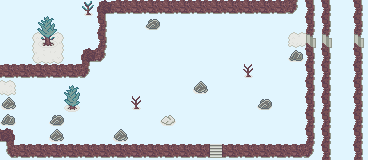

This game map was drawn from its Tiled (.tmx) file and the tilesets committed beside it. A one-line description and the trimmed map source follow:
An orthogonal 23x10 tile map with 16x16 px tiles, 2 tile layers (Tile Layer 1, Tile Layer 2), 6 tilesets and 4 objects (3x Door, Modifier).

<map version="1.9" tiledversion="1.9.0" orientation="orthogonal" renderorder="right-down" width="23" height="10" tilewidth="16" tileheight="16" infinite="0" backgroundcolor="#e1f5fe" nextlayerid="11" nextobjectid="59">
 <properties>
  <property name="map-name" value="Route 8" />
  <property name="music" value="route-3" />
 </properties>
 <tileset firstgid="1" source="../tilesets/outdoor-1.tsx" />
 <tileset firstgid="129" source="../tilesets/monsters.tsx" />
 <tileset firstgid="204" source="../tilesets/npc_common.tsx" />
 <tileset firstgid="256" source="../tilesets/outdoor-2.tsx" />
 <tileset firstgid="416" source="../tilesets/outdoor-3.tsx" />
 <tileset firstgid="544" source="../tilesets/basic.tsx" />
 <layer id="1" name="Tile Layer 1" width="23" height="10">
  <data>[230 cells, 93 non-empty, 22 distinct tile ids]</data>
 </layer>
 <objectgroup id="9" name="npc" />
 <layer id="6" name="Tile Layer 2" width="23" height="10">
  <data>[230 cells, 5 non-empty, 5 distinct tile ids]</data>
 </layer>
 <objectgroup id="8" name="items" />
 <objectgroup id="10" name="spawn points">
  <object id="54" class="Door" x="0" y="80" width="16" height="16">
   <properties>
    <property name="orientation" type="int" value="2" />
    <property name="roomId" value="70" />
   </properties>
  </object>
  <object id="55" class="Door" x="208" y="144" width="16" height="16">
   <properties>
    <property name="mainDoor" type="bool" value="true" />
    <property name="orientation" type="int" value="1" />
    <property name="roomId" value="65" />
   </properties>
  </object>
  <object id="56" class="Door" x="288" y="32" width="16" height="16">
   <properties>
    <property name="orientation" type="int" value="3" />
    <property name="roomId" value="76" />
   </properties>
  </object>
  <object id="58" class="Modifier" gid="562" x="112" y="128" width="16" height="16">
   <properties>
    <property name="moneyDelta" type="int" value="40" />
   </properties>
  </object>
 </objectgroup>
</map>
